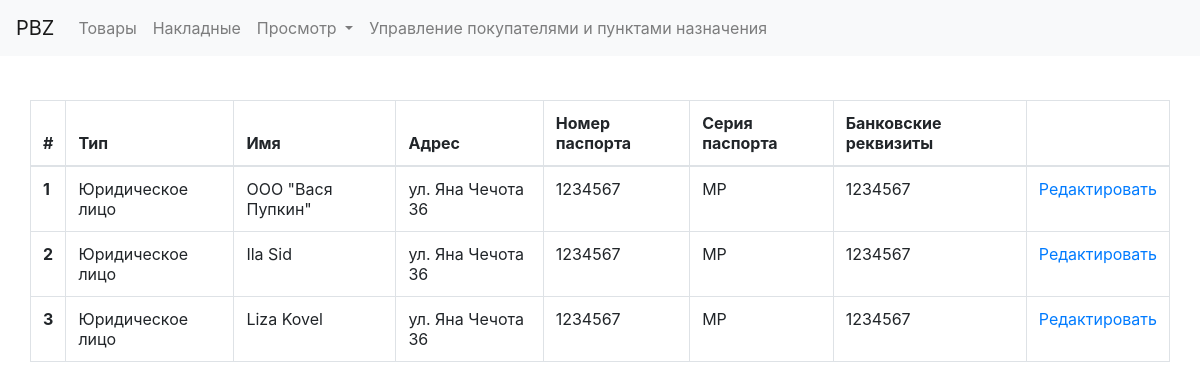
/edit_customer_page, run on an earlier commit of the app's database.
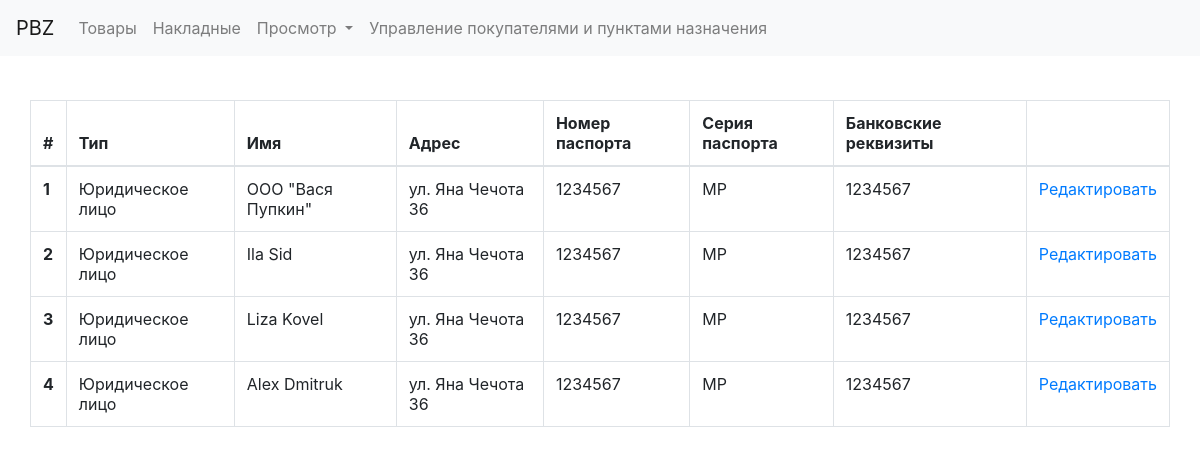
And on a later commit of the database.
### PBZ/models.py (models this page shows)
class Customer(models.Model):
    type = models.CharField(max_length=100)
    name = models.CharField(max_length=100)
    address = models.CharField(max_length=100)
    passport_id = models.IntegerField()
    passport_series = models.CharField(max_length=2)
    bank_details = models.CharField(max_length=100)

### PBZ/views.py (the view)
# urls.py: path('edit_customer_page', views.customer_edit_page, name='edit_customer_page'),
def customer_edit_page(request):
    context = {}
    context['customer'] = Customer.objects.all()
    return render(request, 'edit_customer_page.html', context)

### PBZ/templates/edit_customer_page.html
{% extends 'common.html' %}
{% block content %}
    <body class="container-fluid"
          style="background-image: url('https://www.franchise-ed.org.au/wp-content/uploads/2019/08/AdobeStock_202169920-scaled.jpeg'); background-repeat: no-repeat; background-size: cover; background-position: center center;">
    <div class="container-fluid" style="background-color: white">
        <table class="table table-bordered">
            <thead>
            <tr>
                <th>#</th>
                <th>Тип</th>
                <th>Имя</th>
                <th>Адрес</th>
                <th>Номер паспорта</th>
                <th>Серия паспорта</th>
                <th>Банковские реквизиты</th>
                <th></th>
            </tr>
            </thead>
            <tbody>
                {% for item in customer %}
                    <tr>
                    <th scope="row">{{ item.id }}</th>
                    <td>{{ item.type }}</td>
                    <td>{{ item.name }}</td>
                    <td>{{ item.address  }}</td>
                        <td>{{ item.passport_id }}</td>
                    <td>{{ item.passport_series }}</td>
                    <td>{{ item.bank_details  }}</td>
                    <td><a href="{% url 'edit_customer' item.id %}">Редактировать</a></td>
                    </tr>
                {% endfor %}
            </tbody>
        </table>
    </div>
    </body>
{% endblock %}

What changed in the data, as far as the page shows it:
added Customer: id "4", type "Юридическое лицо", name "Alex Dmitruk", address "ул. Яна Чечота 36", passport_id "1234567", passport_series "MP", bank_details "1234567"
